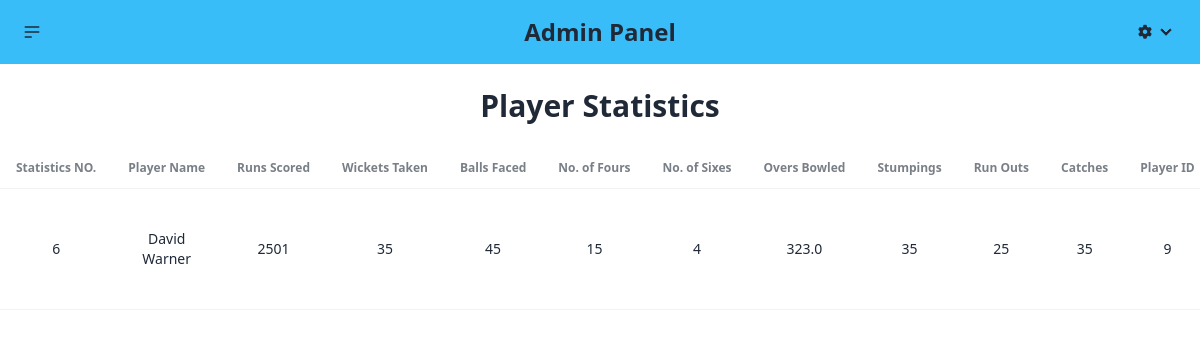
/Admin/admin-display-player-statistics.php, run on the app's committed database.
### tables this page shows
CREATE TABLE `playerstatistics` (
  `player_stats_id` int(11) UNSIGNED NOT NULL,
  `runs_scored` int(11) DEFAULT NULL,
  `wickets_taken` int(11) DEFAULT NULL,
  `balls_faced` int(11) DEFAULT NULL,
  `fours_hit` int(11) DEFAULT NULL,
  `sixes_hit` int(11) DEFAULT NULL,
  `overs_bowled` decimal(4,1) DEFAULT NULL,
  `stumpings` int(11) DEFAULT NULL,
  `run_outs` int(11) DEFAULT NULL,
  `catches` int(11) DEFAULT NULL,
  `player_id` int(11) DEFAULT NULL
);

CREATE TABLE `player` (
  `player_id` int(11) NOT NULL,
  `player_name` varchar(100) DEFAULT NULL,
  `date_of_birth` date DEFAULT NULL,
  `nationality` varchar(50) DEFAULT NULL
);

### Admin/admin-display-player-statistics.php (the view, shortened to what this page needs)
<?php
include '../connect.php';
?>
<?php include('partials/header.php'); ?>
<!DOCTYPE html>
<html lang="en">
<head>
    <link href="https://cdn.jsdelivr.net/npm/daisyui@4.12.14/dist/full.min.css" rel="stylesheet" type="text/css" />
    <script src="https://cdn.tailwindcss.com"></script>
</head>
<body>
    <h1 class="text-center text-3xl font-extrabold p-6">Player Statistics</h1>
    <div class="overflow-x-auto">
        <table class="table">
            <thead>
                <tr>
                    <th class="text-center">Statistics NO.</th>
                    <th class="text-center">Player Name</th>
                    <th class="text-center">Runs Scored</th>
                    <th class="text-center">Wickets Taken</th>
                    <th class="text-center">Balls Faced</th>
                    <th class="text-center">No. of Fours</th>
                    <th class="text-center">No. of Sixes</th>
                    <th class="text-center">Overs Bowled</th>
                    <th class="text-center">Stumpings</th>
                    <th class="text-center">Run Outs</th>
                    <th class="text-center">Catches</th>
                    <th class="text-center">Player ID</th>
                </tr>
            </thead>
            <tbody>
                <?php
                $sql = "SELECT ps.*, p.player_name FROM playerstatistics ps
                        JOIN player p ON ps.player_id = p.player_id";
                $result = mysqli_query($conn, $sql);
                if ($result) {
                    while ($row = mysqli_fetch_array($result)) {
                        $player_stats_id = $row['player_stats_id'];
                        $runs_scored = $row['runs_scored'];
                        $wickets_taken = $row['wickets_taken'];
                        $balls_faced = $row['balls_faced'];
                        $fours_hit = $row['fours_hit'];
                        $sixes_hit = $row['sixes_hit'];
                        $overs_bowled = $row['overs_bowled'];
                        $stumpings = $row['stumpings'];
                        $run_outs = $row['run_outs'];
                        $catches = $row['catches'];
                        $player_id = $row['player_id'];
                        $player_name = $row['player_name'];
                        echo '<tr>
                            <td class="text-center">' . $player_stats_id . '</td>
                            <td class="text-center">' . $player_name . '</td>
                            <td class="text-center">' . $runs_scored . '</td>
                            <td class="text-center">' . $wickets_taken . '</td>
                            <td class="text-center">' . $balls_faced . '</td>
                            <td class="text-center">' . $fours_hit . '</td>
                            <td class="text-center">' . $sixes_hit . '</td>
                            <td class="text-center">' . $overs_bowled . '</td>
                            <td class="text-center">' . $stumpings . '</td>
                            <td class="text-center">' . $run_outs . '</td>
                            <td class="text-center">' . $catches . '</td>
                            <td class="text-center">' . $player_id . '</td>
                            <td class="text-center">
                                <button class="btn btn-outline btn-success"><a href="update-player-statistics.php?updateid=' . $player_stats_id . ' ">Update</a></button>
                                <button class="btn btn-outline btn-error"><a href="delete-player-statistics.php?deleteid=' . $player_stats_id . ' ">Delete</a></button>
                            </td>
                        </tr>';
                    }
                }
                ?>
            </tbody>
        </table>
    </div>
</body>
</html>

### data on the page
playerstatistics: player_stats_id "6", player.player_name "David Warner", runs_scored "2501", wickets_taken "35", balls_faced "45", fours_hit "15", sixes_hit "4", overs_bowled "323.0", stumpings "35", run_outs "25", catches "35", player "9"
